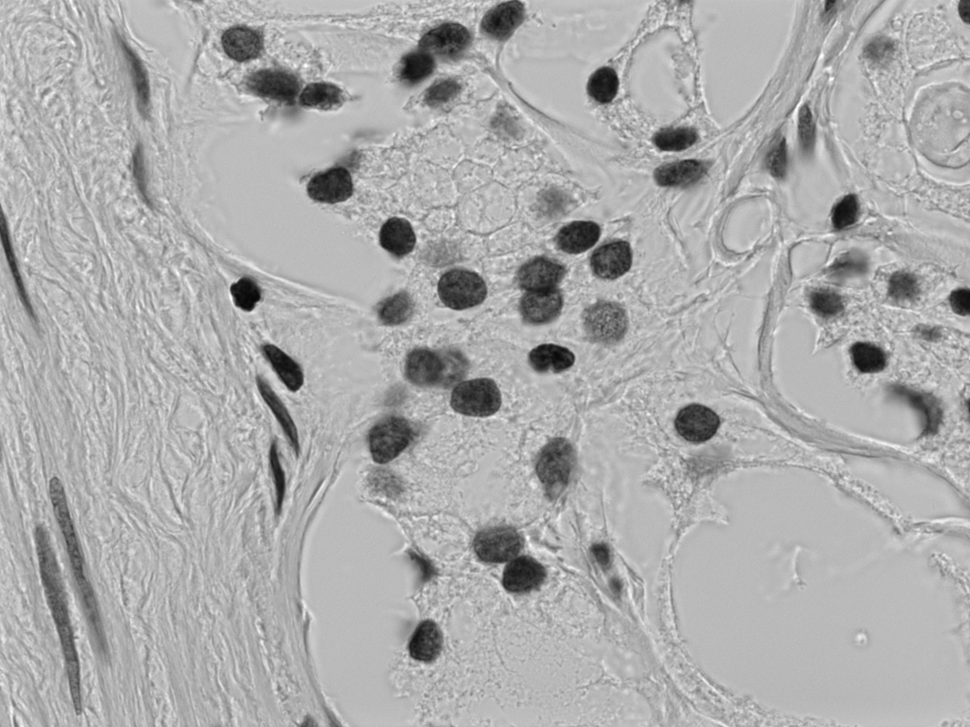
#> input picture DigitalImageProcessing/cellekjerner.png, 970 x 727 px, shrunk from 1388 x 1040 before the run
$ python cannysAlgorithm.py
#> lines starting #> are read from the running program, lines starting #| are printed output that depends on the picture
from imageio import imread
import matplotlib.pyplot as plt
import numpy as np

filename = "cellekjerner.png"
image = imread(filename, as_gray=True)
#> image is the input picture: shape (727, 970) float32; min 5, max 255, mean 171.8
N, M = image.shape
#> N = 727; M = 970


def conv(imageIn, filter):
    imageOut = np.zeros((N, M))

    #rotate my image 90 deg twice (k=2)
    filter = np.rot90(filter, k=2)

    #a have a squre filter, tha is why I use "filter.shape[0]""
    k = filter.shape[0]

    #np.floor: same as (k-1)/2
    n = int(np.floor(k/2))

    #extend image with ero padding
    imageExtended = np.pad(image, ((n,n),(n,n)), "constant")

    for i in range(N):
        for j in range(M):
            math = imageExtended[i:i+k, j:j+k]
            imageOut[i][j] = np.sum(np.multiply(math, filter))
    return imageOut


def gauss(sigma):
    sum = 0

    #set dimentions for my filter
    dim =  round(1 + 8*sigma)

    #find center
    center = int(( dim - 1) / 2)
    filter = np.zeros((dim, dim))

    #using for-loops to centre my image to get biggest value in the origin
    for x in range(-center, center+1):
        for y in range(-center, center+1):
            g = (1/(2* np.pi * sigma**2)) * np.exp(-(x**2 + y**2)/(2*sigma**2))
            filter[center + x][center + y] = g
            sum += g
    filter = filter /sum
    return filter


def gradient(imageIn):
    #definding hx, hy
    hx = np.array([[0,1,0], [0,0,0], [0,-1,0]])
    hy = np.array([[0,0,0], [1,0,-1], [0,0,0]])

    #using def conv to find new image
    gx = conv(imageIn, hx)
    gy = conv(imageIn, hy)

    magnitude = np.sqrt(gx**2 + gy**2)
    theta = np.arctan2(gy, gx)
    return magnitude, theta

def thinningEdges(imageIn, direction):
    N, M = imageIn.shape
    fOut = np.zeros((N,M), dtype=np.int32)

    #from rad to deg: same as: (* 180. / np.pi)
    direction = np.rad2deg(direction)
    direction[direction < 0] += 180

    for i in range(1,N-1):
        for j in range(1,M-1):
            q = 255
            r = 255

            if (0 <= direction[i][j] < 22.5) or (157.5 <= direction[i][j] <=180):
                q = imageIn[i][j+1]
                r = imageIn[i][j-1]
            elif (22.5 <= direction[i][j] < 67.5):
                q = imageIn[i+1][j-1]
                r = imageIn[i-1][j+1]
            elif (67.5 <= direction[i][j] < 112.5):
                q = imageIn[i+1][j]
                r = imageIn[i-1][j]
            elif (112.5 <= direction[i][j] < 157.5):
                q = imageIn[i-1][j+1]
                r = imageIn[i+1][j-1]
            if (imageIn[i][j] >= q) and (imageIn[i][j] >= r):
                fOut[i][j] = imageIn[i][j]
            else:
                fOut[i][j] = 0
    return fOut

def hysteresis(imageIn, Th, Tl):
    N, M = imageIn.shape
    for i in range(1, N-1):
        for j in range(1, M-1):
            if (imageIn[i][j] == Th):
                if ((imageIn[i+1][j-1] == Tl) or (imageIn[i+1][j] == Tl) or (imageIn[i+1][j+1] == Tl)
                    or (imageIn[i][j-1] == Tl) or (imageIn[i][j+1] == Tl)
                    or (imageIn[i-1][j-1] == Tl) or (imageIn[i-1][j] == Tl) or (imageIn[i-1][j+1] == Tl)):
                    imageIn[i][j] = Tl
                else:
                    imageIn[i][j] = 0
    return imageIn


gaussFilter = gauss(3)
imageConv = conv(image, gaussFilter)
#> in conv, `imageExtended = np.pad(image, ((n,n),(n,n)), "constant")`:
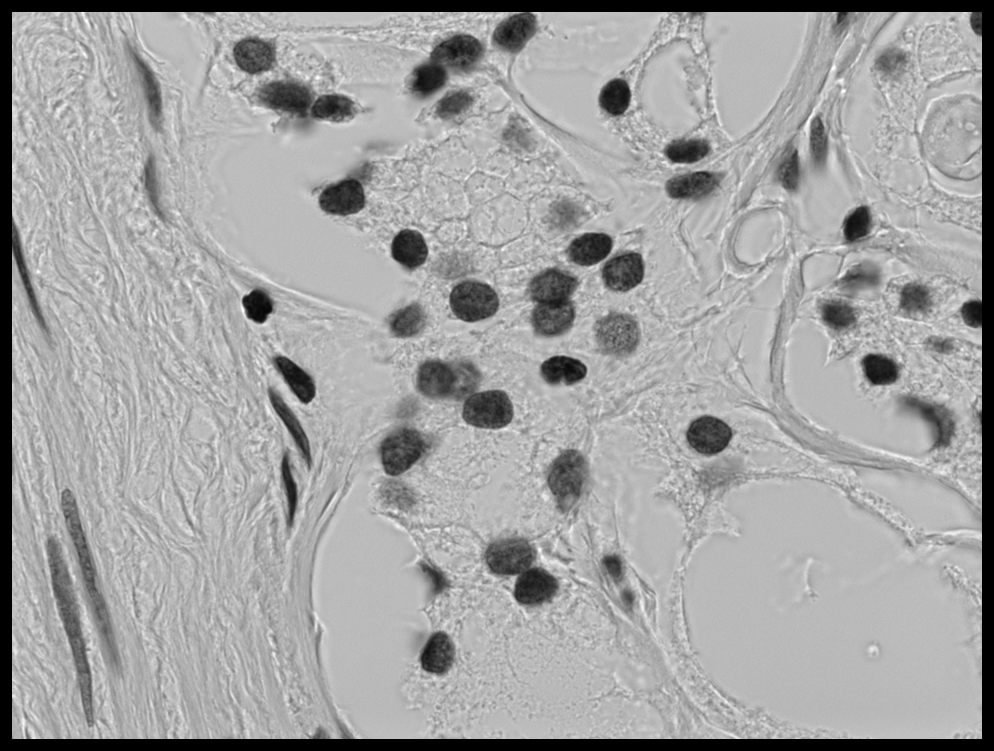
#> imageExtended: shape (751, 994) float32; min 0, max 255, mean 162.3
#> after the loop in conv, `for i in range(N):`:
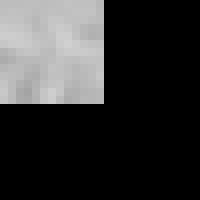
#> math: shape (25, 25) float32 (shown 8 times larger); min 0, max 208, mean 51.3
m, t = gradient(imageConv)
#> after the loop in conv (call 2), `for i in range(N):`:
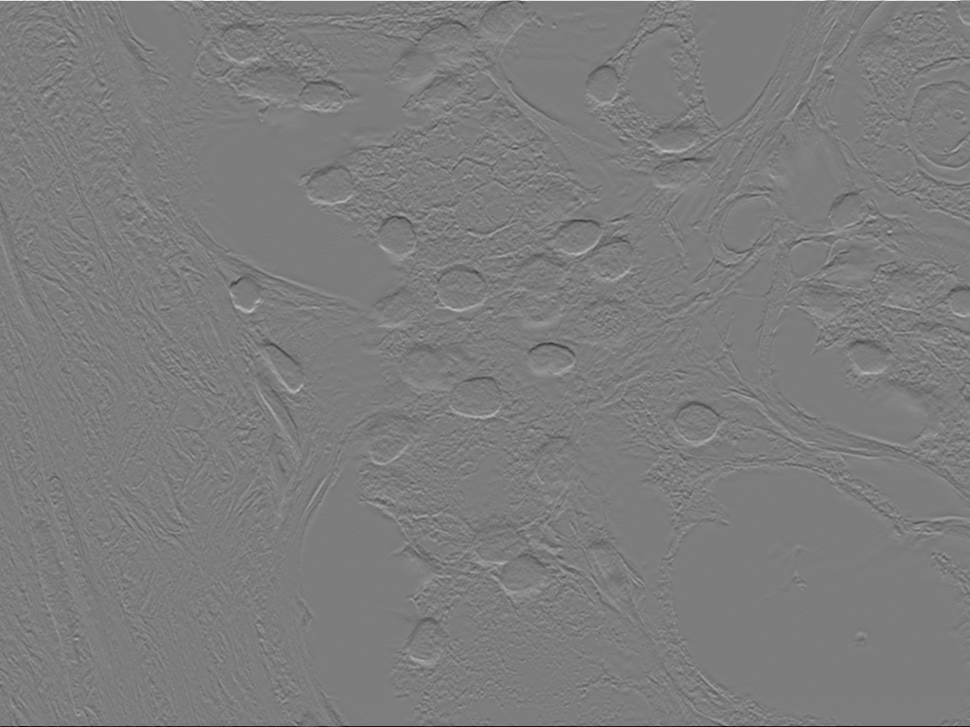
#> imageOut: shape (727, 970) float64; min -234, max 242, mean 0; drawn with min black and max white
#> after the loop in conv (call 3), `for i in range(N):`:
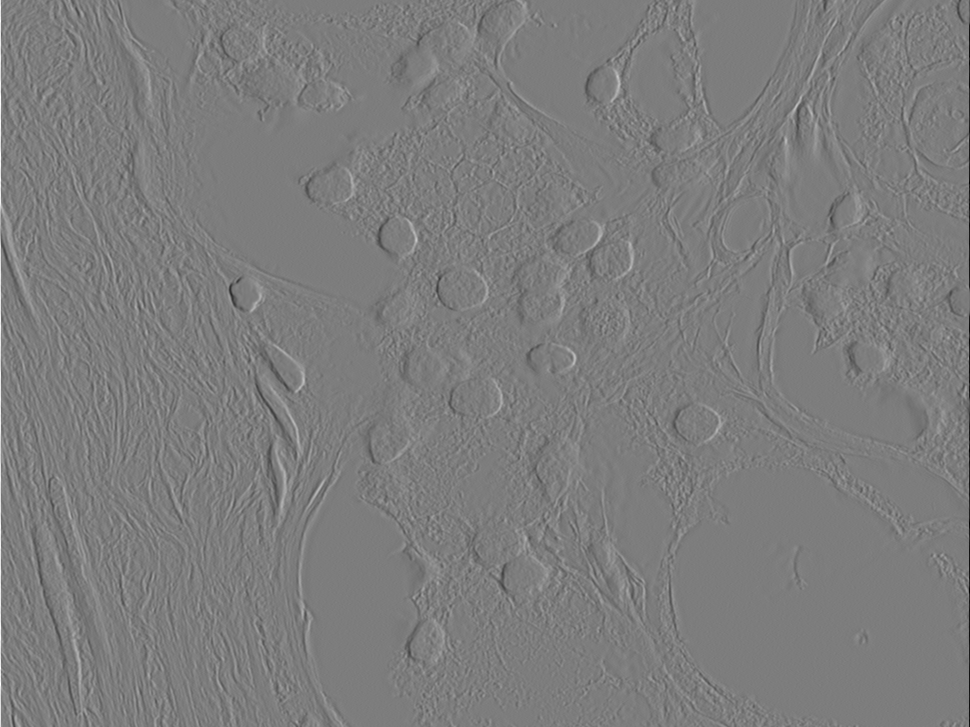
#> imageOut: shape (727, 970) float64; min -222, max 230, mean 0; drawn with min black and max white
#> in gradient, `theta = np.arctan2(gy, gx)`:
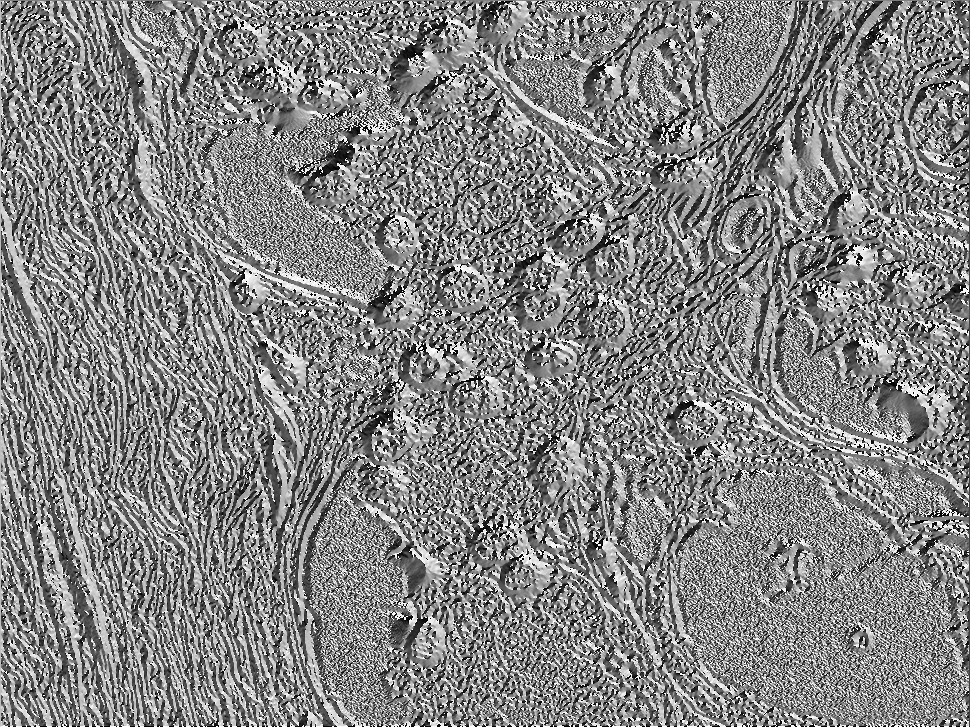
#> theta: shape (727, 970) float64; min -3.14, max 3.14, mean 0.125; drawn with min black and max white
thinEdg = thinningEdges(m, t)
#> in thinningEdges, `direction[direction < 0] += 180`:
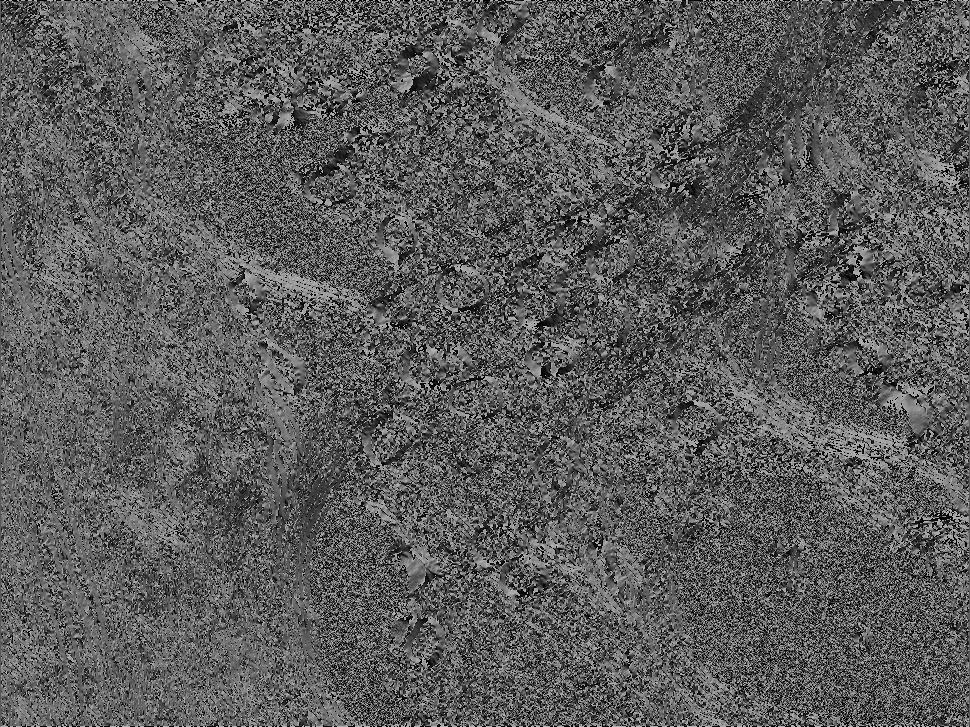
#> direction: shape (727, 970) float64; min 0, max 180, mean 91.4
#> after the loop in thinningEdges, `for i in range(1,N-1):`:
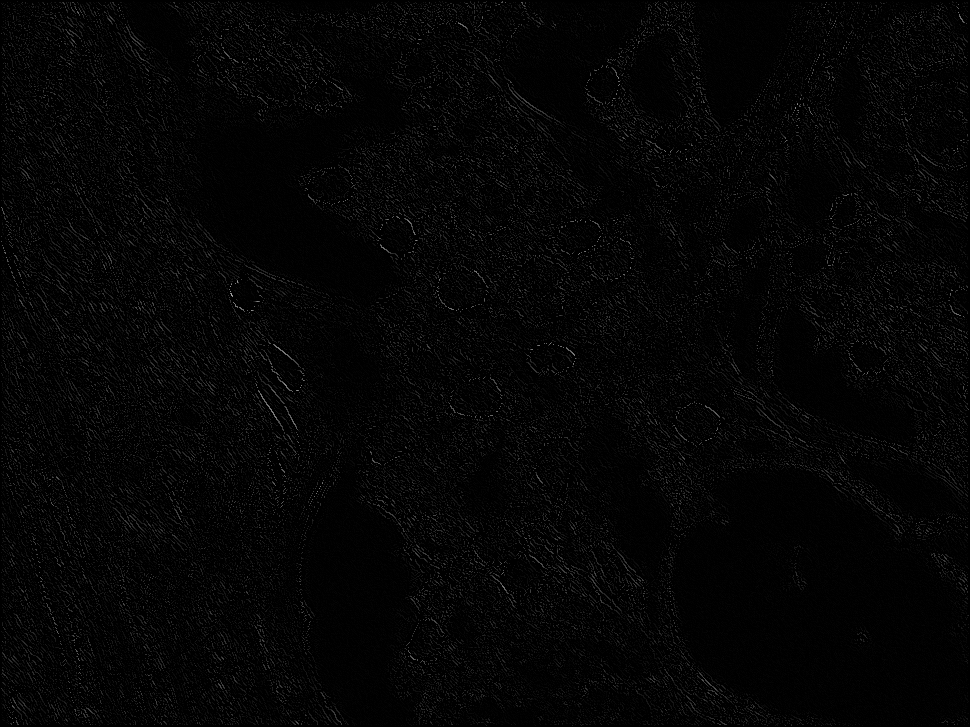
#> fOut: shape (727, 970) int32; min 0, max 170, mean 4.6
finalImage = hysteresis(thinEdg, 10, 20)

plt.figure()
plt.title("Original Image")
plt.imshow(image, cmap="gray", vmin=0, vmax=255)
plt.show()

plt.figure()
plt.title("Finding Edges")
plt.imshow(finalImage, cmap="gray", vmin=0, vmax=255)
plt.show()
